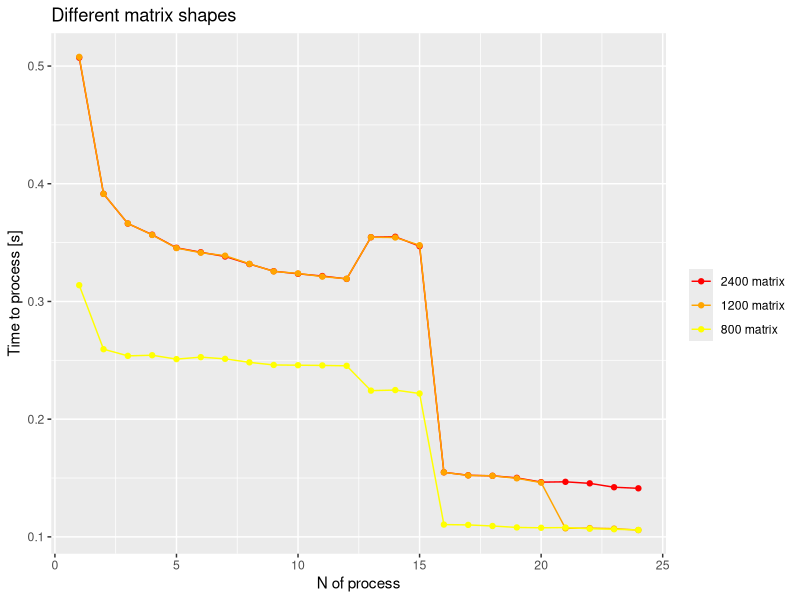

Recreate this plot in R.
## ---- chunk 1
library(tidyverse)
library(ggplot2)

mean_data <- function(matrix){
    n = 24
    rep = 20
    mean_dataframe <- data.frame(matrix(nrow=0, ncol = 2))
    colnames(mean_dataframe) <- c("n_process", "time")
    seq_row = seq(0, n*rep, by=rep)
    for (i in 1:n){
        mean = 0
        for (j in 0:(rep-1)){
            row = seq_row[i]+j+1
            mean = mean + matrix[row, 2]
        }
        mean = mean / rep
        mean_dataframe <- mean_dataframe %>%
            add_row(n_process = matrix[(row-1),1], time = mean)
    }
    
    return(mean_dataframe)
}


## ---- chunk 2
data_matrix <- data.frame(read.csv("data_matrix.csv",col.names = c("n_process", "time"), header = F))

dif_shape <- 20*24
seq_shape <- seq(1, dif_shape*4, by=dif_shape)

data_2400 <- mean_data(data_matrix[seq_shape[1]:(seq_shape[2]-1),])
data_1200 <- mean_data(data_matrix[seq_shape[2]:(seq_shape[3]-1),])
data_800 <- mean_data(data_matrix[seq_shape[3]:(seq_shape[4]-1),])


## ---- chunk 3

ggplot(data=data_2400, mapping = aes(x = n_process, y=time)) +
    
    ggtitle("Different matrix shapes") +
    xlab("N of process") +
    ylab("Time to process [s]") +
    
    geom_point(aes(color = "2400 matrix")) +
    geom_line(data = data_2400, aes(color = "2400 matrix")) +
    geom_point(data=data_1200, aes(color = "1200 matrix")) +
    geom_line(data=data_1200, aes(color = "1200 matrix")) +
    geom_point(data=data_800, aes(color = "800 matrix")) +
    geom_line(data=data_800, aes(color = "800 matrix")) +
    
    scale_colour_manual("", 
                      breaks = c("2400 matrix", "1200 matrix", "800 matrix"),
                      values = c("2400 matrix" = "red","1200 matrix" = "orange", "800 matrix" = "yellow")
                      ) 

## ---- chunk 4

## ---- chunk 5

## ---- chunk 6
